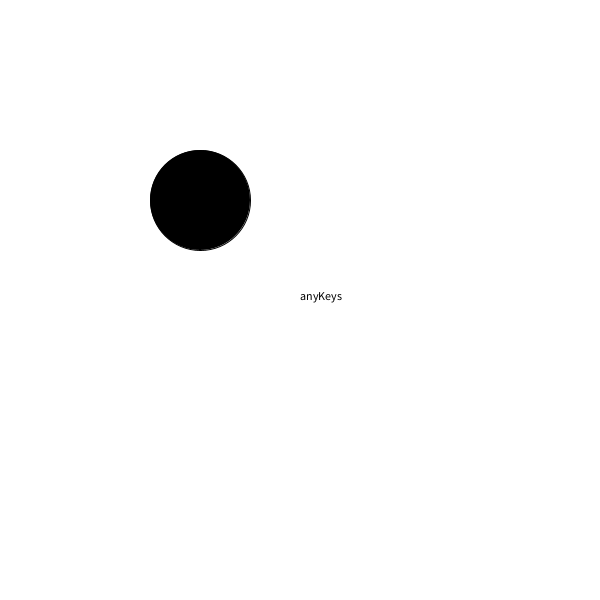
Frame 1 (no input)
Frame 60 (the mouse pressed at the canvas centre just before this capture): identical to frame 1, image omitted
Frame 120 (the mouse held since frame 60 and released just before this capture): identical to frame 1, image omitted

The Processing sketch that drew this single still picture (run headless with seeded random() and noise(); from frame 60 on, the mouse is pressed at the canvas centre):

// Processing sketch: w05_01_drawScenes
// ── w05_01_drawScenes.pde
// bryan ma for code 2 sp 19

int scene = 0;

void setup() {
  size(600, 600);
}

void draw() {
  background(255);
  fill(0);
  switch (scene) {
    case 0:
      ellipse(200, 200, 100, 100);
      text("anyKeys", width/2, height/2);
      break;
    case 1:
      rect(300, 300, 100, 100);
      text("leftClick", width/2, height/2 - 50);
      break;
    case 2:
      triangle(0, 0, width, 0, width/2, height);
      text("UP", 520, 580);
      break;
    case 3:
      text("DONE", 100, 100);
      break;
    default:
      break;
  }
}

void keyPressed() {  
  switch (scene) {
    case 0:
      advance();
      break;
    case 2:   
    if(key == CODED) {
      if(keyCode == UP) {
        advance();
        break;
      }
    }
  }
}

void advance() {
  scene++;
}


void mousePressed() {
  if(mouseButton == LEFT){ 
    scene = 1;
    advance();   
  } 
}
